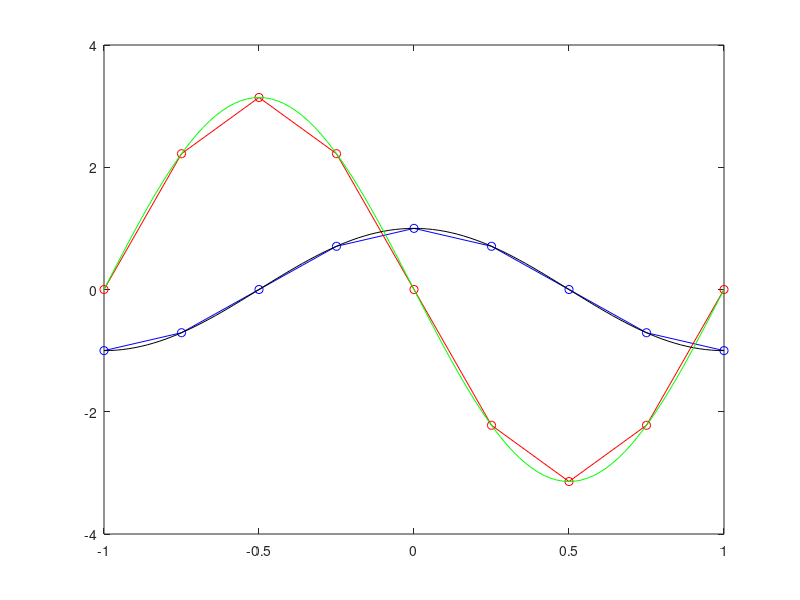

MATLAB code to generate this figure:
clc, clear all, clf

% input data:
U=load('solution.dat');
u=U(:,2);
D=load('derivative.dat');
x=D(:,1);
ux=D(:,2);
xtru=linspace(-1,1,101);
figure(1)
plot(x,u,'bo-',x,ux,'ro-',xtru,cos(pi*xtru),'k',xtru,-pi*sin(pi*xtru),'g')
